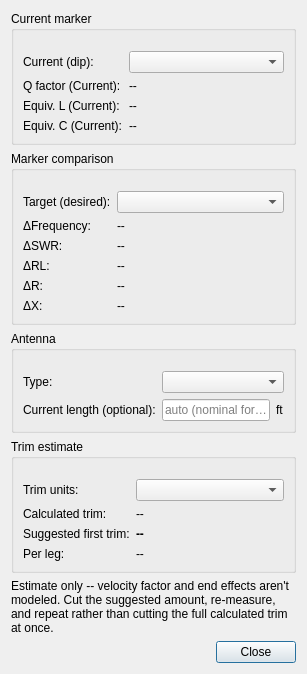
<?xml version="1.0" encoding="UTF-8"?>
<ui version="4.0">
 <class>MarkerComparisonDialog</class>
 <widget class="QDialog" name="MarkerComparisonDialog">
  <property name="geometry">
   <rect>
    <x>0</x>
    <y>0</y>
    <width>380</width>
    <height>590</height>
   </rect>
  </property>
  <property name="windowTitle">
   <string>Marker Comparison</string>
  </property>
  <layout class="QVBoxLayout" name="verticalLayout">
   <property name="sizeConstraint">
    <enum>QLayout::SetFixedSize</enum>
   </property>
   <item>
    <widget class="QGroupBox" name="markersGroupBox">
     <property name="title">
      <string>Current marker</string>
     </property>
     <layout class="QFormLayout" name="markersFormLayout">
      <property name="topMargin">
       <number>20</number>
      </property>
      <item row="0" column="0">
       <widget class="QLabel" name="currentMarkerLabel">
        <property name="text">
         <string>Current (dip):</string>
        </property>
       </widget>
      </item>
      <item row="0" column="1">
       <widget class="NoScrollComboBox" name="currentMarkerCombo"/>
      </item>
      <item row="1" column="0">
       <widget class="QLabel" name="qFactorNameLabel">
        <property name="text">
         <string>Q factor (Current):</string>
        </property>
       </widget>
      </item>
      <item row="1" column="1">
       <widget class="QLabel" name="qFactorLabel">
        <property name="text">
         <string notr="true">--</string>
        </property>
       </widget>
      </item>
      <item row="2" column="0">
       <widget class="QLabel" name="equivalentLNameLabel">
        <property name="text">
         <string>Equiv. L (Current):</string>
        </property>
       </widget>
      </item>
      <item row="2" column="1">
       <widget class="QLabel" name="equivalentLLabel">
        <property name="text">
         <string notr="true">--</string>
        </property>
       </widget>
      </item>
      <item row="3" column="0">
       <widget class="QLabel" name="equivalentCNameLabel">
        <property name="text">
         <string>Equiv. C (Current):</string>
        </property>
       </widget>
      </item>
      <item row="3" column="1">
       <widget class="QLabel" name="equivalentCLabel">
        <property name="text">
         <string notr="true">--</string>
        </property>
       </widget>
      </item>
     </layout>
    </widget>
   </item>
   <item>
    <widget class="QGroupBox" name="comparisonGroupBox">
     <property name="title">
      <string>Marker comparison</string>
     </property>
     <layout class="QFormLayout" name="comparisonFormLayout">
      <property name="topMargin">
       <number>20</number>
      </property>
      <item row="0" column="0">
       <widget class="QLabel" name="targetMarkerLabel">
        <property name="text">
         <string>Target (desired):</string>
        </property>
       </widget>
      </item>
      <item row="0" column="1">
       <widget class="NoScrollComboBox" name="targetMarkerCombo"/>
      </item>
      <item row="1" column="0">
       <widget class="QLabel" name="deltaFrequencyNameLabel">
        <property name="text">
         <string>&#916;Frequency:</string>
        </property>
       </widget>
      </item>
      <item row="1" column="1">
       <widget class="QLabel" name="deltaFrequencyLabel">
        <property name="text">
         <string notr="true">--</string>
        </property>
       </widget>
      </item>
      <item row="2" column="0">
       <widget class="QLabel" name="deltaSwrNameLabel">
        <property name="text">
         <string>&#916;SWR:</string>
        </property>
       </widget>
      </item>
      <item row="2" column="1">
       <widget class="QLabel" name="deltaSwrLabel">
        <property name="text">
         <string notr="true">--</string>
        </property>
       </widget>
      </item>
      <item row="3" column="0">
       <widget class="QLabel" name="deltaReturnLossNameLabel">
        <property name="text">
         <string>&#916;RL:</string>
        </property>
       </widget>
      </item>
      <item row="3" column="1">
       <widget class="QLabel" name="deltaReturnLossLabel">
        <property name="text">
         <string notr="true">--</string>
        </property>
       </widget>
      </item>
      <item row="4" column="0">
       <widget class="QLabel" name="deltaResistanceNameLabel">
        <property name="text">
         <string>&#916;R:</string>
        </property>
       </widget>
      </item>
      <item row="4" column="1">
       <widget class="QLabel" name="deltaResistanceLabel">
        <property name="text">
         <string notr="true">--</string>
        </property>
       </widget>
      </item>
      <item row="5" column="0">
       <widget class="QLabel" name="deltaReactanceNameLabel">
        <property name="text">
         <string>&#916;X:</string>
        </property>
       </widget>
      </item>
      <item row="5" column="1">
       <widget class="QLabel" name="deltaReactanceLabel">
        <property name="text">
         <string notr="true">--</string>
        </property>
       </widget>
      </item>
     </layout>
    </widget>
   </item>
   <item>
    <widget class="QGroupBox" name="antennaGroupBox">
     <property name="title">
      <string>Antenna</string>
     </property>
     <layout class="QFormLayout" name="antennaFormLayout">
      <property name="topMargin">
       <number>20</number>
      </property>
      <item row="0" column="0">
       <widget class="QLabel" name="antennaTypeNameLabel">
        <property name="text">
         <string>Type:</string>
        </property>
       </widget>
      </item>
      <item row="0" column="1">
       <widget class="NoScrollComboBox" name="antennaTypeCombo"/>
      </item>
      <item row="1" column="0">
       <widget class="QLabel" name="antennaLengthNameLabel">
        <property name="text">
         <string>Current length (optional):</string>
        </property>
       </widget>
      </item>
      <item row="1" column="1">
       <layout class="QHBoxLayout" name="antennaLengthLayout">
        <item>
         <widget class="QLineEdit" name="antennaLengthEdit">
          <property name="placeholderText">
           <string>auto (nominal formula)</string>
          </property>
         </widget>
        </item>
        <item>
         <widget class="QLabel" name="antennaLengthUnitLabel">
          <property name="text">
           <string notr="true">ft</string>
          </property>
         </widget>
        </item>
       </layout>
      </item>
     </layout>
    </widget>
   </item>
   <item>
    <widget class="QGroupBox" name="trimGroupBox">
     <property name="title">
      <string>Trim estimate</string>
     </property>
     <layout class="QFormLayout" name="trimFormLayout">
      <property name="topMargin">
       <number>20</number>
      </property>
      <item row="0" column="0">
       <widget class="QLabel" name="trimUnitsNameLabel">
        <property name="text">
         <string>Trim units:</string>
        </property>
       </widget>
      </item>
      <item row="0" column="1">
       <widget class="NoScrollComboBox" name="trimUnitsCombo"/>
      </item>
      <item row="1" column="0">
       <widget class="QLabel" name="calculatedTrimNameLabel">
        <property name="text">
         <string>Calculated trim:</string>
        </property>
       </widget>
      </item>
      <item row="1" column="1">
       <widget class="QLabel" name="calculatedTrimLabel">
        <property name="text">
         <string notr="true">--</string>
        </property>
       </widget>
      </item>
      <item row="2" column="0">
       <widget class="QLabel" name="suggestedCutNameLabel">
        <property name="text">
         <string>Suggested first trim:</string>
        </property>
       </widget>
      </item>
      <item row="2" column="1">
       <widget class="QLabel" name="suggestedCutLabel">
        <property name="font">
         <font>
          <bold>true</bold>
         </font>
        </property>
        <property name="text">
         <string notr="true">--</string>
        </property>
       </widget>
      </item>
      <item row="3" column="0">
       <widget class="QLabel" name="perLegNameLabel">
        <property name="text">
         <string>Per leg:</string>
        </property>
       </widget>
      </item>
      <item row="3" column="1">
       <widget class="QLabel" name="perLegLabel">
        <property name="text">
         <string notr="true">--</string>
        </property>
       </widget>
      </item>
     </layout>
    </widget>
   </item>
   <item>
    <widget class="QLabel" name="caveatLabel">
     <property name="wordWrap">
      <bool>true</bool>
     </property>
     <property name="text">
      <string>Estimate only -- velocity factor and end effects aren't modeled. Cut the suggested amount, re-measure, and repeat rather than cutting the full calculated trim at once.</string>
     </property>
    </widget>
   </item>
   <item>
    <widget class="QDialogButtonBox" name="buttonBox">
     <property name="orientation">
      <enum>Qt::Horizontal</enum>
     </property>
     <property name="standardButtons">
      <set>QDialogButtonBox::Close</set>
     </property>
    </widget>
   </item>
  </layout>
 </widget>
 <customwidgets>
  <customwidget>
   <class>NoScrollComboBox</class>
   <extends>QComboBox</extends>
   <header location="global">noscrollwidgets.h</header>
  </customwidget>
 </customwidgets>
 <resources/>
 <connections>
  <connection>
   <sender>buttonBox</sender>
   <signal>rejected()</signal>
   <receiver>MarkerComparisonDialog</receiver>
   <slot>close()</slot>
   <hints>
    <hint type="sourcelabel">
     <x>190</x>
     <y>540</y>
    </hint>
    <hint type="destinationlabel">
     <x>190</x>
     <y>555</y>
    </hint>
   </hints>
  </connection>
 </connections>
</ui>
